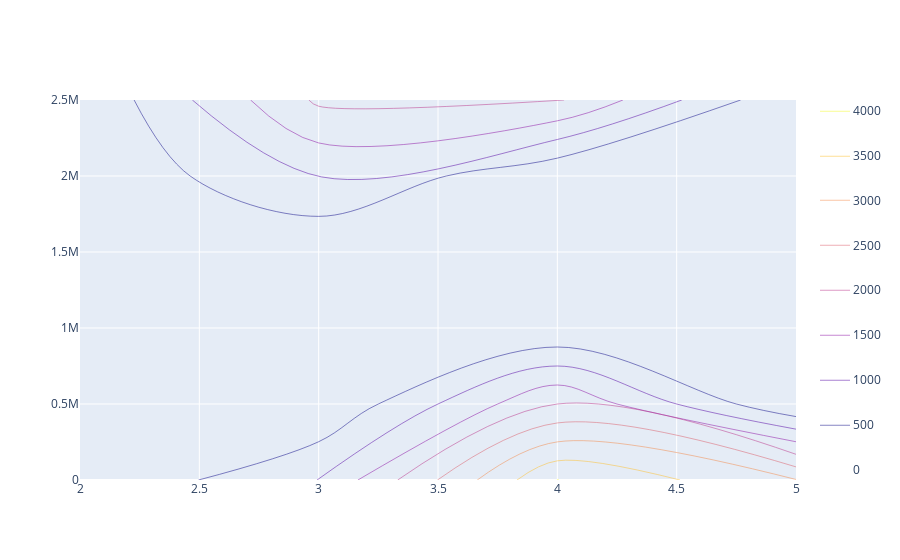

The cell this chart's notebook holds for it:
### Code cell
x_axis = 'pole-task_group_name-groundline-t_interval'
y_axis = 'pole-consequence-cost'
z_axis = 'value_lost'

make_contour_plot(df_total, x_axis=x_axis, y_axis=y_axis, z_axis=z_axis)

### Figure 1 — Plotly figure (JSON) as saved in the notebook; plotly's stock layout.template omitted (floating-point values rounded to 4 significant figures)
{"data": [{"contours": {"coloring": "lines"}, "type": "contour", "x": [2, 3, 4, 5, 6, 7], "y": [0, 500000, 1000000, 1500000], "z": [[0, 1007.0, 4006.0, 3021.0], [7.2, 0.3, 2000.0, 0], [21.9, 0, 0, 7.2], [29, 14.6, 14.2, 7.3], [28.7, 1050.0, 21.4, 29.2], [35.4, 2085.0, 2057.0, 29.5]]}], "layout": {}}
